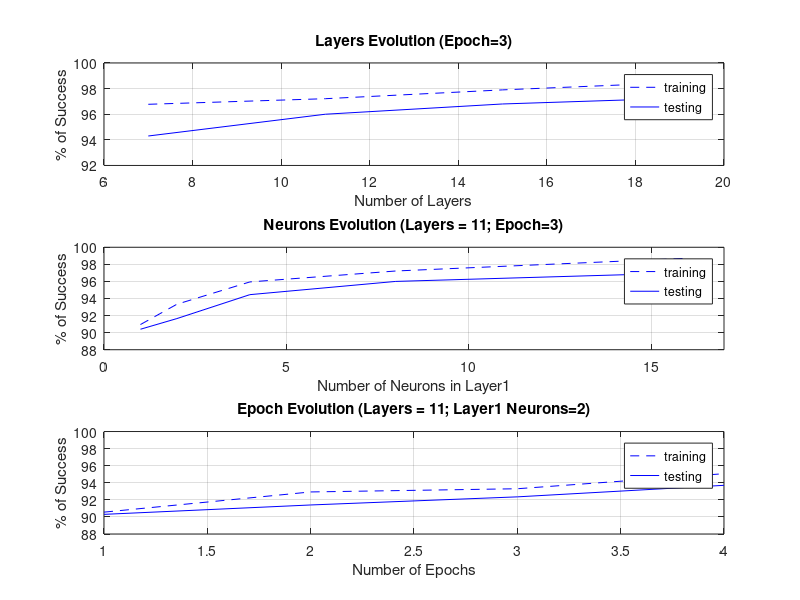

This figure's MATLAB source:
% Epoch = 3;
layers = [7 11 15 19];

success_training = [96.775 97.212 97.9 98.475];
success_testing  = [94.3 96 96.8 97.25];

figure();
subplot(3,1,1)
plot(layers,success_training,'b--')
hold on; grid on;
plot(layers,success_testing,'b')
xlabel('Number of Layers')
ylabel('% of Success')
legend('training','testing','Location','best')
title('Layers Evolution (Epoch=3)')
ylim([92 100])

% Layer = 11; epoch = 3;

conv_layer1 = [1 2 4 8 16];
conv_layer2 = 2*conv_layer1;

success_training = [90.95 93.33 95.94 97.22 98.71];
success_testing  = [90.4 91.65 94.45 96 97];

subplot(3,1,2)
plot(conv_layer1,success_training,'b--')
hold on; grid on;
plot(conv_layer1,success_testing,'b')
ax2.XAxisLocation = 'top';
xlabel('Number of Neurons in Layer1')
ylabel('% of Success')
legend('training','testing','Location','best')
title('Neurons Evolution (Layers = 11; Epoch=3)')
ylim([88 100])
xlim([0 17])

epoch = [1 2 3 4];
success_training = [90.56 92.925 93.3 95.063];
success_testing  = [90.3 91.4 92.35 93.7];

subplot(3,1,3)
plot(epoch,success_training,'b--')
hold on; grid on;
plot(epoch,success_testing,'b')
xlabel('Number of Epochs')
ylabel('% of Success')
legend('training','testing','Location','best')
title('Epoch Evolution (Layers = 11; Layer1 Neurons=2)')
ylim([88 100])
xlim([1 4])
